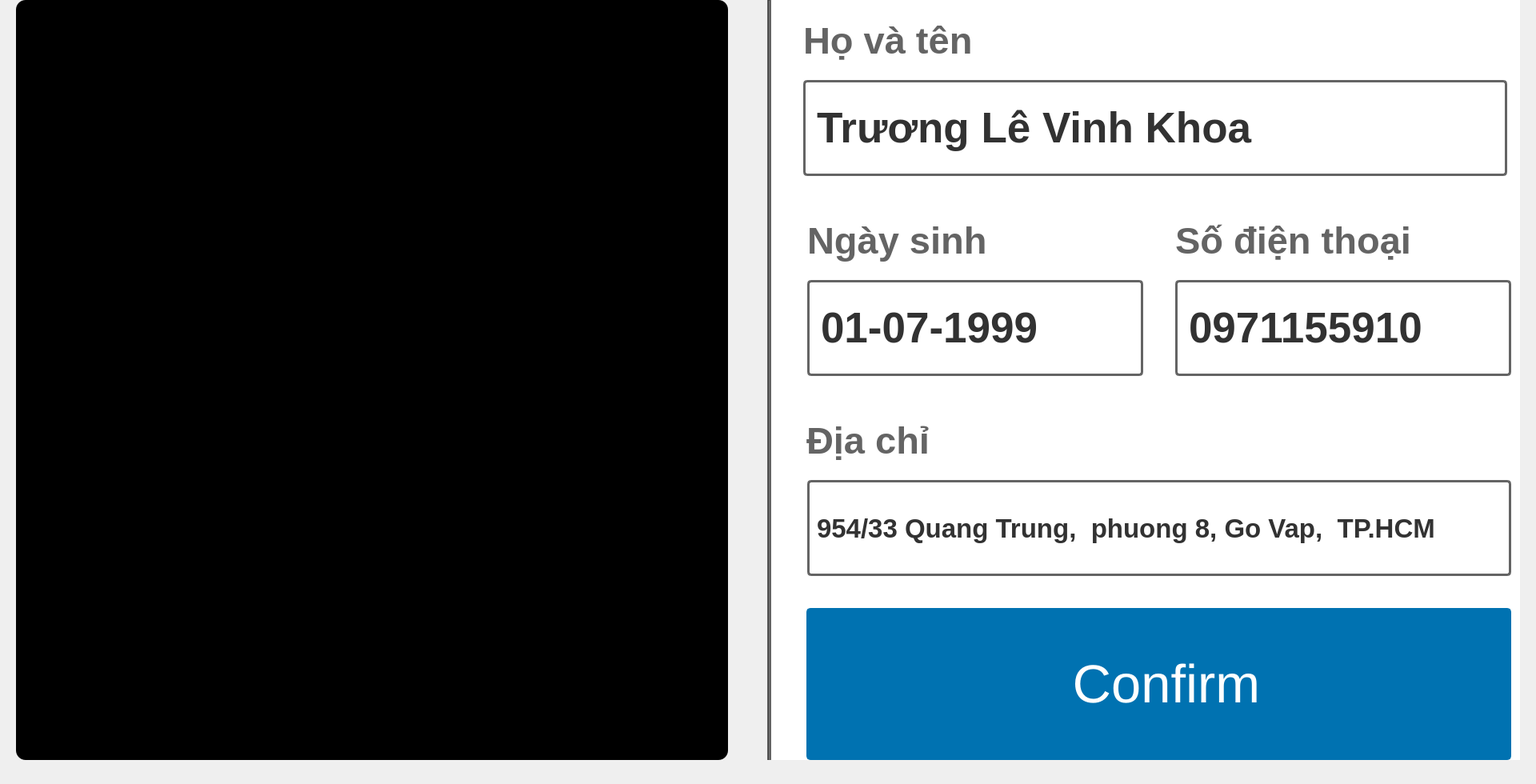
      <widget class="QWidget" name="recognize_frame">
       <property name="minimumSize">
        <size>
         <width>1920</width>
         <height>980</height>
        </size>
       </property>
       <property name="maximumSize">
        <size>
         <width>100000</width>
         <height>980</height>
        </size>
       </property>
       <widget class="QFrame" name="image_frame">
        <property name="geometry">
         <rect>
          <x>20</x>
          <y>0</y>
          <width>890</width>
          <height>950</height>
         </rect>
        </property>
        <property name="minimumSize">
         <size>
          <width>0</width>
          <height>0</height>
         </size>
        </property>
        <property name="maximumSize">
         <size>
          <width>1000</width>
          <height>1080</height>
         </size>
        </property>
        <property name="styleSheet">
         <string notr="true">border-radius: 12px;
background: rgb(0, 0, 0)</string>
        </property>
        <widget class="QLabel" name="image_patient">
         <property name="geometry">
          <rect>
           <x>10</x>
           <y>10</y>
           <width>870</width>
           <height>930</height>
          </rect>
         </property>
         <property name="minimumSize">
          <size>
           <width>470</width>
           <height>500</height>
          </size>
         </property>
         <property name="maximumSize">
          <size>
           <width>20000</width>
           <height>20000</height>
          </size>
         </property>
         <property name="font">
          <font>
           <family>Segoe UI</family>
           <pointsize>10</pointsize>
           <weight>75</weight>
           <bold>true</bold>
          </font>
         </property>
         <property name="autoFillBackground">
          <bool>false</bool>
         </property>
         <property name="styleSheet">
          <string notr="true">background: transparent;
</string>
         </property>
         <property name="text">
          <string notr="true">E-Healthcare System</string>
         </property>
         <property name="scaledContents">
          <bool>false</bool>
         </property>
         <property name="alignment">
          <set>Qt::AlignCenter</set>
         </property>
        </widget>
       </widget>
       <widget class="QFrame" name="infor_patient_frame">
        <property name="geometry">
         <rect>
          <x>959</x>
          <y>0</y>
          <width>941</width>
          <height>950</height>
         </rect>
        </property>
        <property name="styleSheet">
         <string notr="true">background: rgb(255,255,255);</string>
        </property>
        <widget class="QFrame" name="name_label_frame_2">
         <property name="geometry">
          <rect>
           <x>35</x>
           <y>0</y>
           <width>881</width>
           <height>100</height>
          </rect>
         </property>
         <property name="minimumSize">
          <size>
           <width>0</width>
           <height>0</height>
          </size>
         </property>
         <property name="maximumSize">
          <size>
           <width>1000</width>
           <height>10000</height>
          </size>
         </property>
         <property name="font">
          <font>
           <pointsize>15</pointsize>
          </font>
         </property>
         <property name="styleSheet">
          <string notr="true">background: transparent;</string>
         </property>
         <property name="frameShape">
          <enum>QFrame::StyledPanel</enum>
         </property>
         <property name="frameShadow">
          <enum>QFrame::Raised</enum>
         </property>
         <layout class="QVBoxLayout" name="verticalLayout_15">
          <item>
           <widget class="QLabel" name="name_lable_2">
            <property name="minimumSize">
             <size>
              <width>370</width>
              <height>0</height>
             </size>
            </property>
            <property name="maximumSize">
             <size>
              <width>370</width>
              <height>16777215</height>
             </size>
            </property>
            <property name="font">
             <font>
              <family>Segoe UI</family>
              <pointsize>35</pointsize>
              <weight>75</weight>
              <bold>true</bold>
             </font>
            </property>
            <property name="styleSheet">
             <string notr="true">color: rgb(100,100,100);</string>
            </property>
            <property name="text">
             <string>Họ và tên</string>
            </property>
           </widget>
          </item>
         </layout>
        </widget>
        <widget class="QFrame" name="birthday_label_frame_2">
         <property name="geometry">
          <rect>
           <x>40</x>
           <y>250</y>
           <width>421</width>
           <height>100</height>
          </rect>
         </property>
         <property name="minimumSize">
          <size>
           <width>0</width>
           <height>60</height>
          </size>
         </property>
         <property name="maximumSize">
          <size>
           <width>1000</width>
           <height>1000</height>
          </size>
         </property>
         <property name="font">
          <font>
           <pointsize>15</pointsize>
          </font>
         </property>
         <property name="styleSheet">
          <string notr="true">background: transparent;</string>
         </property>
         <property name="frameShape">
          <enum>QFrame::StyledPanel</enum>
         </property>
         <property name="frameShadow">
          <enum>QFrame::Raised</enum>
         </property>
         <layout class="QVBoxLayout" name="verticalLayout_16">
          <item>
           <widget class="QLabel" name="phone_lable_2">
            <property name="font">
             <font>
              <family>Segoe UI</family>
              <pointsize>35</pointsize>
              <weight>75</weight>
              <bold>true</bold>
             </font>
            </property>
            <property name="styleSheet">
             <string notr="true">color: rgb(100,100,100);</string>
            </property>
            <property name="text">
             <string>Ngày sinh</string>
            </property>
           </widget>
          </item>
         </layout>
        </widget>
        <widget class="QFrame" name="birthday_text_frame_2">
         <property name="geometry">
          <rect>
           <x>40</x>
           <y>350</y>
           <width>431</width>
           <height>120</height>
          </rect>
         </property>
         <property name="maximumSize">
          <size>
           <width>10000</width>
           <height>10000</height>
          </size>
         </property>
         <property name="styleSheet">
          <string notr="true">background-color: transparent;</string>
         </property>
         <property name="frameShape">
          <enum>QFrame::StyledPanel</enum>
         </property>
         <property name="frameShadow">
          <enum>QFrame::Raised</enum>
         </property>
         <widget class="QLabel" name="patient_birthday">
          <property name="geometry">
           <rect>
            <x>10</x>
            <y>0</y>
            <width>420</width>
            <height>120</height>
           </rect>
          </property>
          <property name="font">
           <font>
            <family>Segoe UI</family>
            <pointsize>40</pointsize>
            <weight>75</weight>
            <bold>true</bold>
           </font>
          </property>
          <property name="styleSheet">
           <string notr="true">color: rgb(50, 50, 50);
border: 3px solid rgb(100,100,100);
border-radius: 5px;	</string>
          </property>
          <property name="text">
           <string>01-07-1999</string>
          </property>
         </widget>
        </widget>
        <widget class="QPushButton" name="confirm_user_but">
         <property name="geometry">
          <rect>
           <x>49</x>
           <y>760</y>
           <width>881</width>
           <height>190</height>
          </rect>
         </property>
         <property name="font">
          <font>
           <pointsize>50</pointsize>
          </font>
         </property>
         <property name="styleSheet">
          <string notr="true">QPushButton {
	border: 2px solid rgb(0, 114, 177);
	border-radius: 5px;	
	background-color: rgb(0, 114, 177);
	color: rgb(255, 255, 255);
}
QPushButton:hover {
	background-color: rgb(25, 158, 193);
	border: 2px solid rgb(25, 158, 193);
	color: rgb(255, 255, 255);
}
QPushButton:pressed {	
	background-color: rgb(25, 158, 193);
	border: 3px solid rgb(20, 126, 154);
	color: rgb(255, 255, 255);
}</string>
         </property>
         <property name="text">
          <string> Confirm</string>
         </property>
         <property name="icon">
          <iconset>
           <normaloff>icons/icons8-checkmark-100.png</normaloff>icons/icons8-checkmark-100.png</iconset>
         </property>
         <property name="iconSize">
          <size>
           <width>70</width>
           <height>70</height>
          </size>
         </property>
        </widget>
        <widget class="QFrame" name="name_text_frame">
         <property name="geometry">
          <rect>
           <x>35</x>
           <y>100</y>
           <width>891</width>
           <height>120</height>
          </rect>
         </property>
         <property name="minimumSize">
          <size>
           <width>420</width>
           <height>60</height>
          </size>
         </property>
         <property name="maximumSize">
          <size>
           <width>1000</width>
           <height>1000</height>
          </size>
         </property>
         <property name="styleSheet">
          <string notr="true">background-color: transparent;
</string>
         </property>
         <property name="frameShape">
          <enum>QFrame::StyledPanel</enum>
         </property>
         <property name="frameShadow">
          <enum>QFrame::Raised</enum>
         </property>
         <widget class="QLabel" name="patient_name">
          <property name="geometry">
           <rect>
            <x>10</x>
            <y>0</y>
            <width>880</width>
            <height>120</height>
           </rect>
          </property>
          <property name="font">
           <font>
            <family>Segoe UI</family>
            <pointsize>40</pointsize>
            <weight>75</weight>
            <bold>true</bold>
           </font>
          </property>
          <property name="styleSheet">
           <string notr="true">color: rgb(50, 50, 50);
border: 3px solid rgb(100,100,100);
border-radius: 5px;	</string>
          </property>
          <property name="text">
           <string>Trương Lê Vinh Khoa</string>
          </property>
         </widget>
        </widget>
        <widget class="QFrame" name="phone_text_frame">
         <property name="geometry">
          <rect>
           <x>490</x>
           <y>350</y>
           <width>441</width>
           <height>120</height>
          </rect>
         </property>
         <property name="minimumSize">
          <size>
           <width>0</width>
           <height>0</height>
          </size>
         </property>
         <property name="maximumSize">
          <size>
           <width>16777215</width>
           <height>1000</height>
          </size>
         </property>
         <property name="styleSheet">
          <string notr="true">background-color: transparent;</string>
         </property>
         <property name="frameShape">
          <enum>QFrame::StyledPanel</enum>
         </property>
         <property name="frameShadow">
          <enum>QFrame::Raised</enum>
         </property>
         <widget class="QLabel" name="patient_phone">
          <property name="geometry">
           <rect>
            <x>20</x>
            <y>0</y>
            <width>420</width>
            <height>120</height>
           </rect>
          </property>
          <property name="font">
           <font>
            <family>Segoe UI</family>
            <pointsize>40</pointsize>
            <weight>75</weight>
            <bold>true</bold>
           </font>
          </property>
          <property name="styleSheet">
           <string notr="true">color: rgb(50, 50, 50);
border: 3px solid rgb(100,100,100);
border-radius: 5px;	</string>
          </property>
          <property name="text">
           <string>0971155910</string>
          </property>
         </widget>
        </widget>
        <widget class="QLabel" name="label_9">
         <property name="geometry">
          <rect>
           <x>5</x>
           <y>0</y>
           <width>941</width>
           <height>950</height>
          </rect>
         </property>
         <property name="styleSheet">
          <string notr="true">background: rgb(255,255,255);</string>
         </property>
         <property name="text">
          <string/>
         </property>
        </widget>
        <widget class="QFrame" name="name_label_frame_3">
         <property name="geometry">
          <rect>
           <x>39</x>
           <y>500</y>
           <width>891</width>
           <height>100</height>
          </rect>
         </property>
         <property name="minimumSize">
          <size>
           <width>0</width>
           <height>60</height>
          </size>
         </property>
         <property name="maximumSize">
          <size>
           <width>10000</width>
           <height>10000</height>
          </size>
         </property>
         <property name="font">
          <font>
           <pointsize>15</pointsize>
          </font>
         </property>
         <property name="styleSheet">
          <string notr="true">background: transparent;</string>
         </property>
         <property name="frameShape">
          <enum>QFrame::StyledPanel</enum>
         </property>
         <property name="frameShadow">
          <enum>QFrame::Raised</enum>
         </property>
         <layout class="QVBoxLayout" name="verticalLayout_19">
          <item>
           <widget class="QLabel" name="name_lable_4">
            <property name="minimumSize">
             <size>
              <width>370</width>
              <height>0</height>
             </size>
            </property>
            <property name="maximumSize">
             <size>
              <width>370</width>
              <height>16777215</height>
             </size>
            </property>
            <property name="font">
             <font>
              <family>Segoe UI</family>
              <pointsize>35</pointsize>
              <weight>75</weight>
              <bold>true</bold>
             </font>
            </property>
            <property name="styleSheet">
             <string notr="true">color: rgb(100,100,100);</string>
            </property>
            <property name="text">
             <string>Địa chỉ</string>
            </property>
           </widget>
          </item>
         </layout>
        </widget>
        <widget class="QFrame" name="name_text_frame_2">
         <property name="geometry">
          <rect>
           <x>40</x>
           <y>600</y>
           <width>890</width>
           <height>120</height>
          </rect>
         </property>
         <property name="minimumSize">
          <size>
           <width>0</width>
           <height>0</height>
          </size>
         </property>
         <property name="maximumSize">
          <size>
           <width>1000</width>
           <height>1000</height>
          </size>
         </property>
         <property name="styleSheet">
          <string notr="true">background-color: transparent;</string>
         </property>
         <property name="frameShape">
          <enum>QFrame::StyledPanel</enum>
         </property>
         <property name="frameShadow">
          <enum>QFrame::Raised</enum>
         </property>
         <widget class="QLabel" name="patient_address">
          <property name="geometry">
           <rect>
            <x>10</x>
            <y>0</y>
            <width>880</width>
            <height>120</height>
           </rect>
          </property>
          <property name="font">
           <font>
            <family>Segoe UI</family>
            <pointsize>25</pointsize>
            <weight>75</weight>
            <bold>true</bold>
           </font>
          </property>
          <property name="styleSheet">
           <string notr="true">color: rgb(50, 50, 50);
border: 3px solid rgb(100,100,100);
border-radius: 5px;	</string>
          </property>
          <property name="text">
           <string>954/33 Quang Trung,  phuong 8, Go Vap,  TP.HCM</string>
          </property>
         </widget>
        </widget>
        <widget class="QFrame" name="birthday_label_frame_3">
         <property name="geometry">
          <rect>
           <x>500</x>
           <y>250</y>
           <width>431</width>
           <height>100</height>
          </rect>
         </property>
         <property name="minimumSize">
          <size>
           <width>0</width>
           <height>60</height>
          </size>
         </property>
         <property name="maximumSize">
          <size>
           <width>1000</width>
           <height>1000</height>
          </size>
         </property>
         <property name="font">
          <font>
           <pointsize>15</pointsize>
          </font>
         </property>
         <property name="styleSheet">
          <string notr="true">background: transparent;</string>
         </property>
         <property name="frameShape">
          <enum>QFrame::StyledPanel</enum>
         </property>
         <property name="frameShadow">
          <enum>QFrame::Raised</enum>
         </property>
         <layout class="QVBoxLayout" name="verticalLayout_17">
          <item>
           <widget class="QLabel" name="phone_lable_12">
            <property name="font">
             <font>
              <family>Segoe UI</family>
              <pointsize>35</pointsize>
              <weight>75</weight>
              <bold>true</bold>
             </font>
            </property>
            <property name="styleSheet">
             <string notr="true">color: rgb(100,100,100);</string>
            </property>
            <property name="text">
             <string>Số điện thoại</string>
            </property>
           </widget>
          </item>
         </layout>
        </widget>
        <widget class="Line" name="line_4">
         <property name="geometry">
          <rect>
           <x>0</x>
           <y>0</y>
           <width>5</width>
           <height>950</height>
          </rect>
         </property>
         <property name="styleSheet">
          <string notr="true">background: rgb(100,100,100);</string>
         </property>
         <property name="orientation">
          <enum>Qt::Vertical</enum>
         </property>
        </widget>
        <zorder>label_9</zorder>
        <zorder>name_label_frame_2</zorder>
        <zorder>confirm_user_but</zorder>
        <zorder>name_text_frame</zorder>
        <zorder>phone_text_frame</zorder>
        <zorder>name_label_frame_3</zorder>
        <zorder>name_text_frame_2</zorder>
        <zorder>birthday_label_frame_3</zorder>
        <zorder>birthday_text_frame_2</zorder>
        <zorder>birthday_label_frame_2</zorder>
        <zorder>line_4</zorder>
       </widget>
      </widget>
